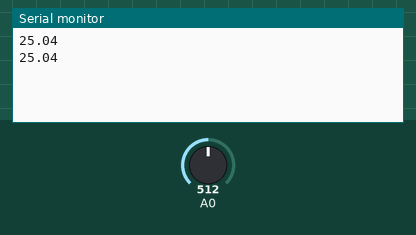
Recording of a sketch running on a simulated Arduino Uno, built with avr-gcc and run on an emulated ATmega328P. Shown: the last lines printed to the serial monitor. Inputs (shaded band) come from the test bench; at power-on: A0 = 512.

Above: at 1.8 s.
1.9 s: A0 set to 716
At 2.8 s:
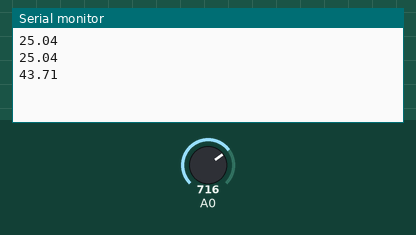
3.4 s: A0 set to 900
At 4.8 s:
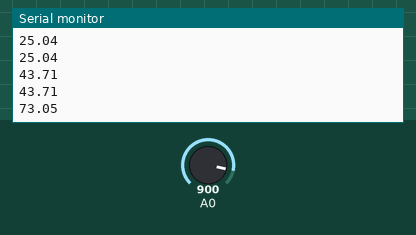
Timing chart, 0 to 6.4 s (numbered marks = the images above; inputs shaded):
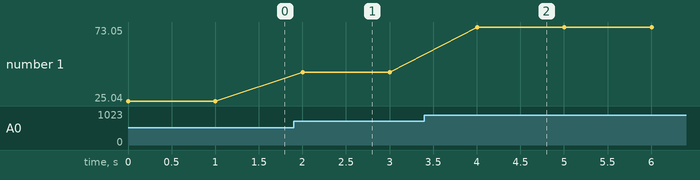

The sketch:

tempreture.ino
```cpp
#define B 4275.0  // Grove-Temperatursensor V1.2

void setup() {
  Serial.begin(9600);
}

void loop() {
  int a = analogRead(A0);                   // 0..1023
  float R = 100000.0 * (1023.0 / a - 1.0);  // Widerstand des NTC
  float T = 1.0 / (log(R / 100000.0) / B + 1.0 / 298.15) - 273.15;
  Serial.println(T);
  delay(1000);
}
```

Measured:
- after the input at 1.9 s, the serial monitor: prints a new line after 0.10 s (image 1)
- after the input at 3.4 s, the serial monitor: prints a new line after 0.60 s (image 2)
- plotted number 1: 25.04 → 43.71 after the input at 1.9 s, 43.71 → 73.05 after the input at 3.4 s
